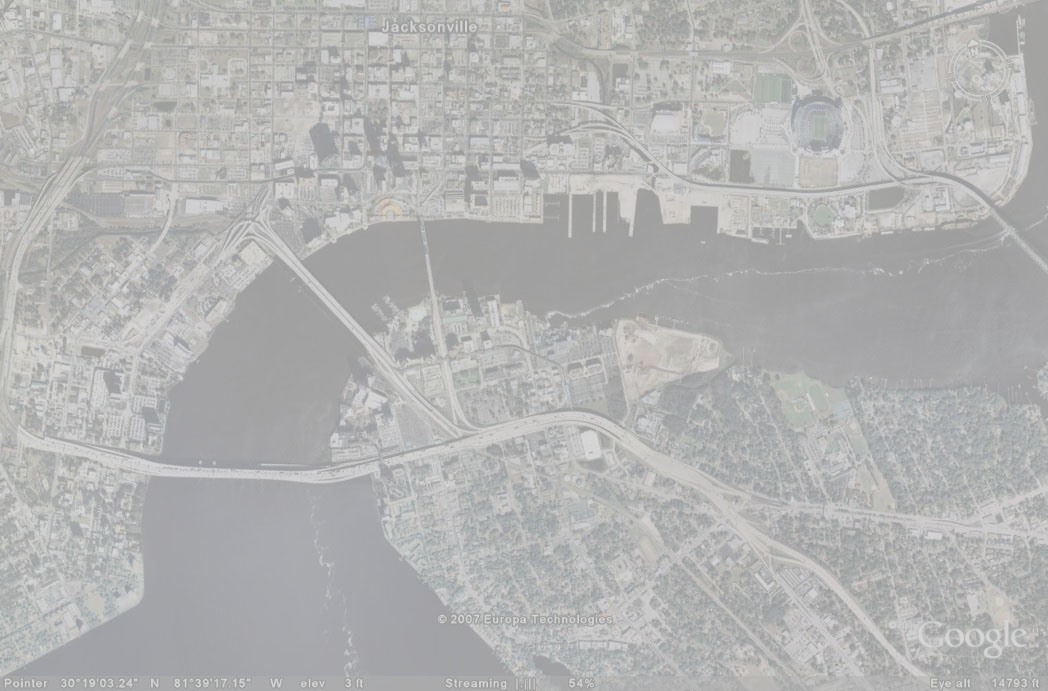
#> input picture sat_map3.tif, 1048 x 691 px, found by its file name
$ python questao_aula2.py
#> lines starting #> are read from the running program, lines starting #| are printed output that depends on the picture
# -*- coding: utf-8 -*-

from scipy import ndimage
import imageio
import matplotlib.pyplot as plt
import numpy


img = imageio.imread('/home/tjccs/Projects/sat_map3.tif')
#> img is the input picture: shape (691, 1048, 3); mean R, G, B 179, 179.2, 178.8
dim = img.shape
#> dim = (691, 1048, 3)
col = dim[1]
#> col = 1048
lin = dim[0]
#> lin = 691


def histogram(img, s, rgb):
    """
    Função que desenha os histogramas
    :param img: A imagem
    :param s: A legenda
    :param rgb: A cor pretendida
    :return: O histograma
    """
    hs = plt.hist(img.ravel(), bins = 256, range=(0, 255), color= rgb, histtype = 'step')
    helc = hs[0]
    plt.title(s, fontsize = 10)
    return helc


def elc_no_sat(img):
    """
    Função que devolve o elc da imagem sem saturação
    :param img: a imagem a utilizar
    :return: O elc da imagem
    """
    min_img = abs(float(numpy.min(img)))
    max_img = abs(float(numpy.max(img)))
    low_bound = 0
    high_bound = 255
    img_elc = (img - min_img) * ((high_bound - low_bound) / (max_img - min_img)) + low_bound
    return img_elc


def elc_sat(img):
    """
    Função que devolve o elc com saturação
    :param img: a imagem a utilizar
    :return: O elc da imagem com saturação
    """
    h, r = numpy.histogram(img, bins=256, range=(0, 256))
    c = 0
    d = 255
    lin = dim[0]
    col = dim[1]

    saturation = 2. / 100
    p = h.astype(float) / (lin * col)
    pa = numpy.cumsum(p)

    a1 = float(numpy.count_nonzero(pa <= saturation / 2) - 1)
    b1 = float(numpy.count_nonzero(pa <= (1 - saturation / 2)) - 1)
    elc1 = ((img.astype(float) - a1) * ((d - c) / (b1 - a1)) + c).clip(0, 255)
    return elc1


if __name__ == '__main__':
    plt.interactive(False)
    plt.figure(figsize=(20, 3))
    plt.subplot(131);
    histogram(elc_no_sat(img[:, :, 0]), 'Histograma ELC de r', [1, 0, 0])
#> in elc_no_sat, `min_img = abs(float(numpy.min(img)))`: min_img = 144
#> in elc_no_sat, `max_img = abs(float(numpy.max(img)))`: max_img = 227
#> in elc_no_sat, `img_elc = (img - min_img) * ((high_bound - low_bound) / (max_img - min..`:
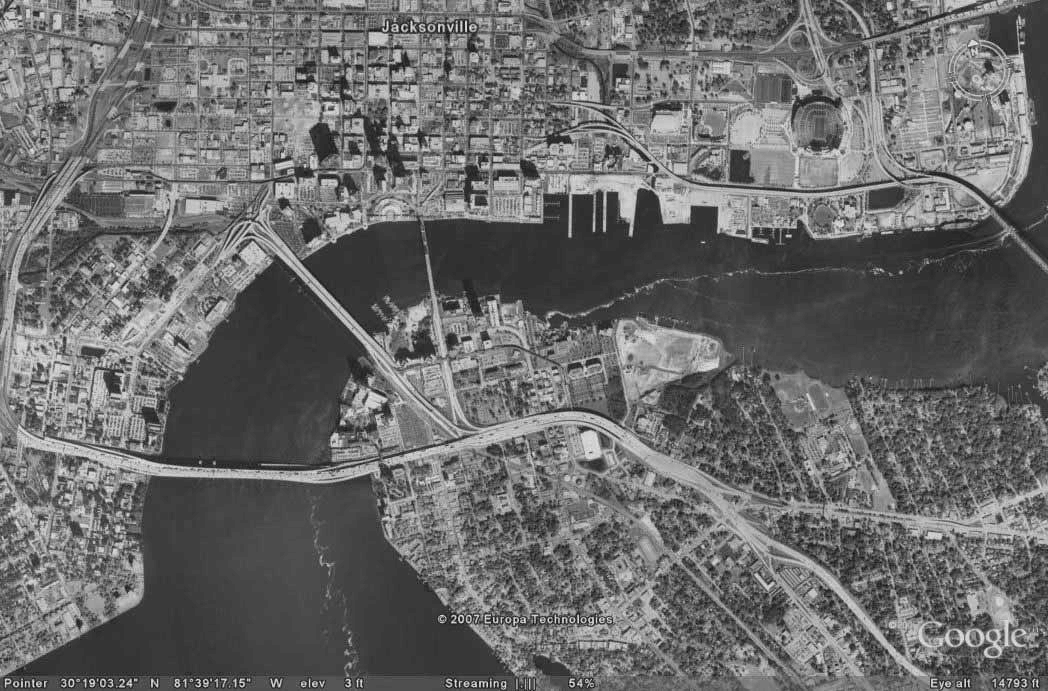
#> img_elc: shape (691, 1048) float64; min 0, max 255, mean 107.4
#> in histogram, `helc = hs[0]`: helc = 256 values, max 37782 at index 58, min 0 at index 1, mean 2828.8
    plt.subplot(132);
    histogram(elc_no_sat(img[:, :, 1]), 'Histograma ELC de g', [0, 1, 0])
    plt.subplot(133);
    histogram(elc_no_sat(img[:, :, 2]), 'Histograma ELC de b', [0, 0, 1])
#> in elc_no_sat (call 3), `max_img = abs(float(numpy.max(img)))`: max_img = 223
#> in elc_no_sat (call 3), `img_elc = (img - min_img) * ((high_bound - low_bound) / (max_img - min..`:
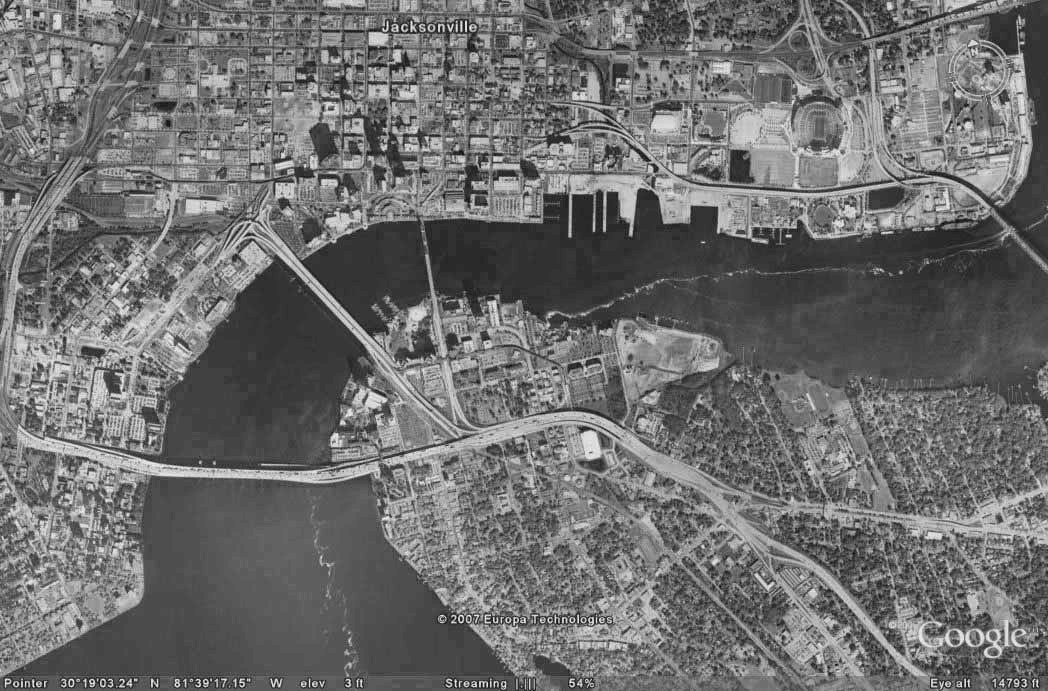
#> img_elc: shape (691, 1048) float64; min 0, max 255, mean 110.5

    plt.figure(figsize=(20, 3))
    plt.subplot(131);
    histogram(elc_sat(img[:, :, 0]), 'Histograma ELC de sat. r', [1, 0, 0])
#> in elc_sat, `h, r = numpy.histogram(img, bins=256, range=(0, 256))`: h = 256 values, max 37782 at index 163, min 0 at index 0, mean 2828.8; r = 257 values from 0 to 256
#> in elc_sat, `p = h.astype(float) / (lin * col)`: p = 256 values, max 0.0522 at index 163, min 0 at index 0, mean 0.00391
#> in elc_sat, `pa = numpy.cumsum(p)`: pa = 256 values from 0 to 1
#> in elc_sat, `a1 = float(numpy.count_nonzero(pa <= saturation / 2) - 1)`: a1 = 157
#> in elc_sat, `b1 = float(numpy.count_nonzero(pa <= (1 - saturation / 2)) - 1)`: b1 = 209
    plt.subplot(132);
    histogram(elc_sat(img[:, :, 1]), 'Histograma ELC de sat. g', [0, 1, 0])
#> in elc_sat (call 2), `h, r = numpy.histogram(img, bins=256, range=(0, 256))`: h = 256 values, max 34052 at index 163, min 0 at index 0, mean 2828.8
#> in elc_sat (call 2), `p = h.astype(float) / (lin * col)`: p = 256 values, max 0.047 at index 163, min 0 at index 0, mean 0.00391
#> in elc_sat (call 2), `b1 = float(numpy.count_nonzero(pa <= (1 - saturation / 2)) - 1)`: b1 = 208
#> in elc_sat (call 2), `elc1 = ((img.astype(float) - a1) * ((d - c) / (b1 - a1)) + c).clip(0, ..`:
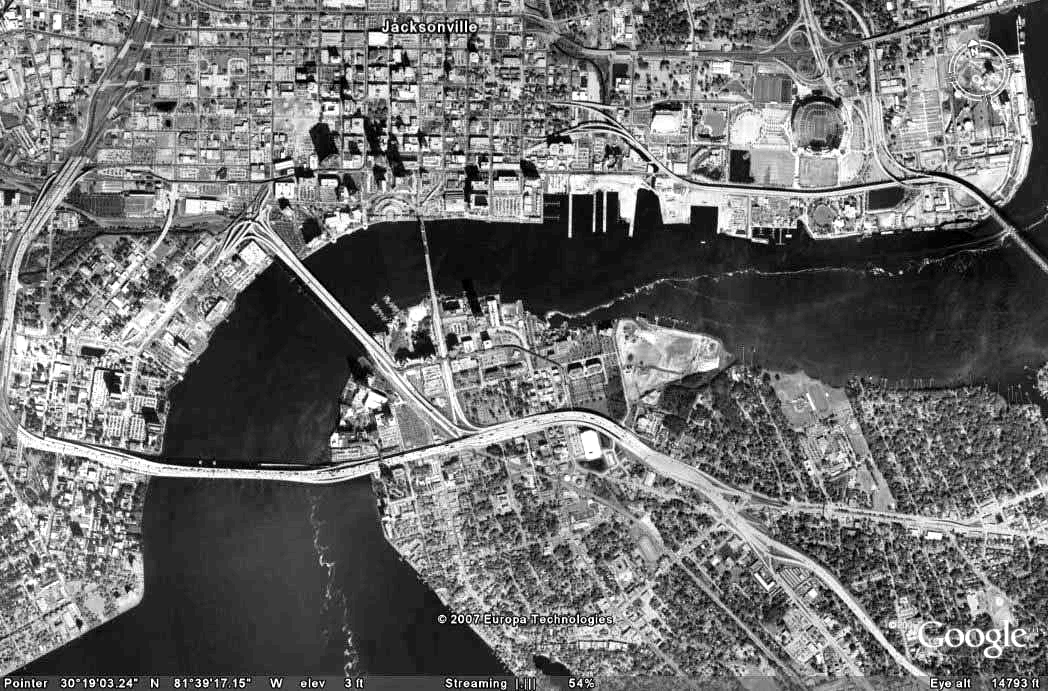
#> elc1: shape (691, 1048) float64; min 0, max 255, mean 111
    plt.subplot(133);
    histogram(elc_sat(img[:, :, 2]), 'Histograma ELC de sat. b', [0, 0, 1])
#> in elc_sat (call 3), `h, r = numpy.histogram(img, bins=256, range=(0, 256))`: h = 256 values, max 24850 at index 167, min 0 at index 0, mean 2828.8
#> in elc_sat (call 3), `p = h.astype(float) / (lin * col)`: p = 256 values, max 0.0343 at index 167, min 0 at index 0, mean 0.00391
#> in elc_sat (call 3), `elc1 = ((img.astype(float) - a1) * ((d - c) / (b1 - a1)) + c).clip(0, ..`:
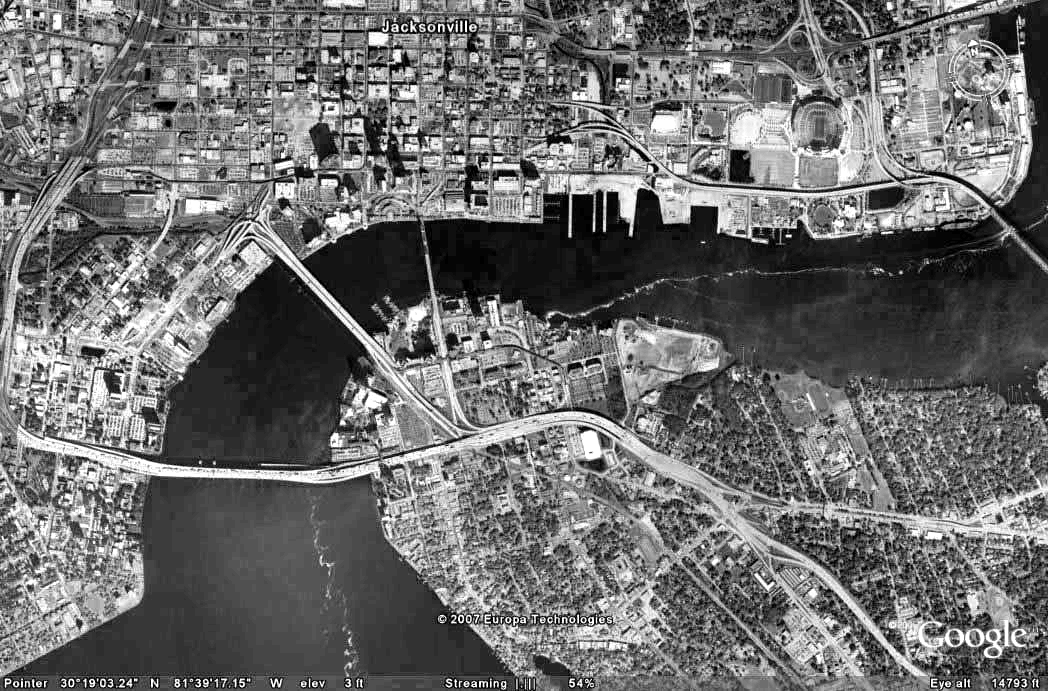
#> elc1: shape (691, 1048) float64; min 0, max 255, mean 108.9

    plt.figure(figsize=(20, 3))
    plt.subplot(131);
    plt.imshow(numpy.uint8(img))
    plt.title('Inicial');
    plt.axis('off')
    plt.subplot(132);
    plt.imshow(numpy.uint8(elc_no_sat(img)))
    plt.title('ELC sem saturacao');
    plt.axis('off')
    plt.subplot(133);

    plt.imshow(numpy.uint8(elc_sat(img)))
#> in elc_sat (call 4), `h, r = numpy.histogram(img, bins=256, range=(0, 256))`: h = 256 values, max 91432 at index 163, min 0 at index 0, mean 8486.3
#> in elc_sat (call 4), `p = h.astype(float) / (lin * col)`: p = 256 values, max 0.126 at index 163, min 0 at index 0, mean 0.0117
#> in elc_sat (call 4), `pa = numpy.cumsum(p)`: pa = 256 values from 0 to 3
#> in elc_sat (call 4), `a1 = float(numpy.count_nonzero(pa <= saturation / 2) - 1)`: a1 = 155
#> in elc_sat (call 4), `b1 = float(numpy.count_nonzero(pa <= (1 - saturation / 2)) - 1)`: b1 = 168
#> in elc_sat (call 4), `elc1 = ((img.astype(float) - a1) * ((d - c) / (b1 - a1)) + c).clip(0, ..`:
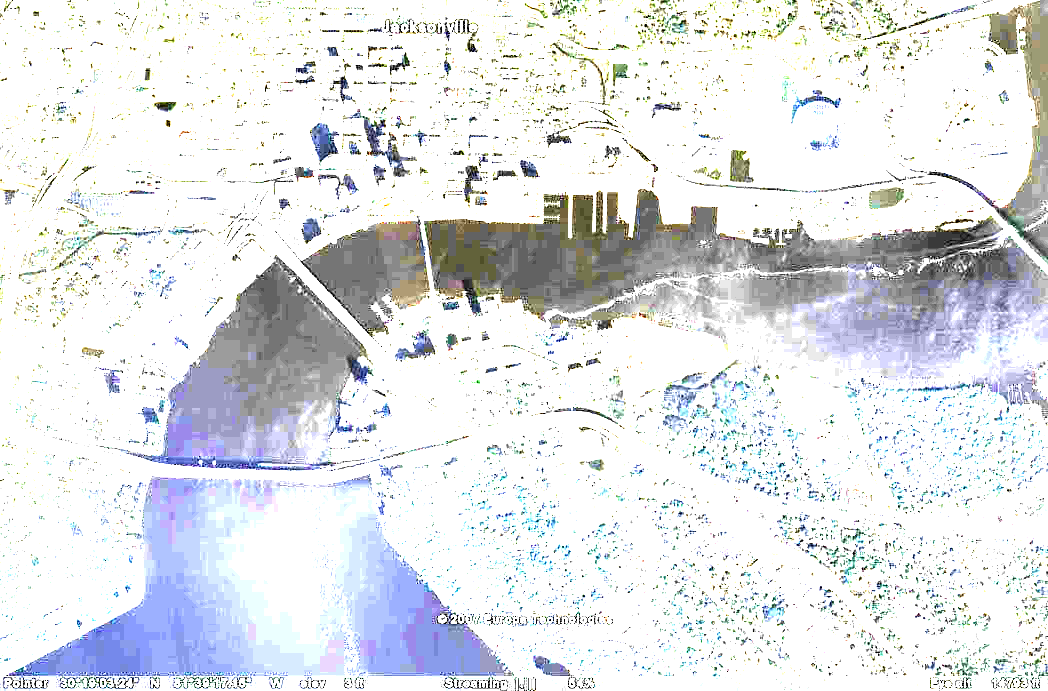
#> elc1: shape (691, 1048, 3) float64; mean R, G, B 225.5, 228, 231.2
    plt.title('ELC com 0.01% de saturação bilateral');
    plt.axis('off')
    plt.show()
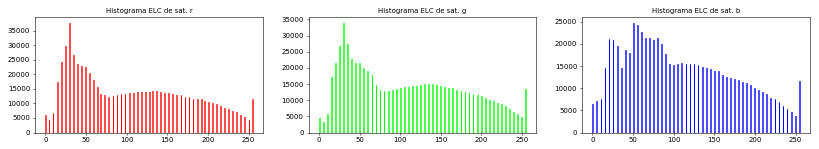
#> figure drawn by matplotlib, 3 panels
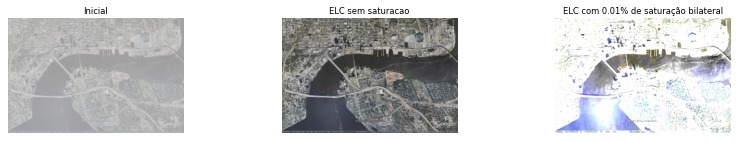
#> figure drawn by matplotlib, 3 panels
